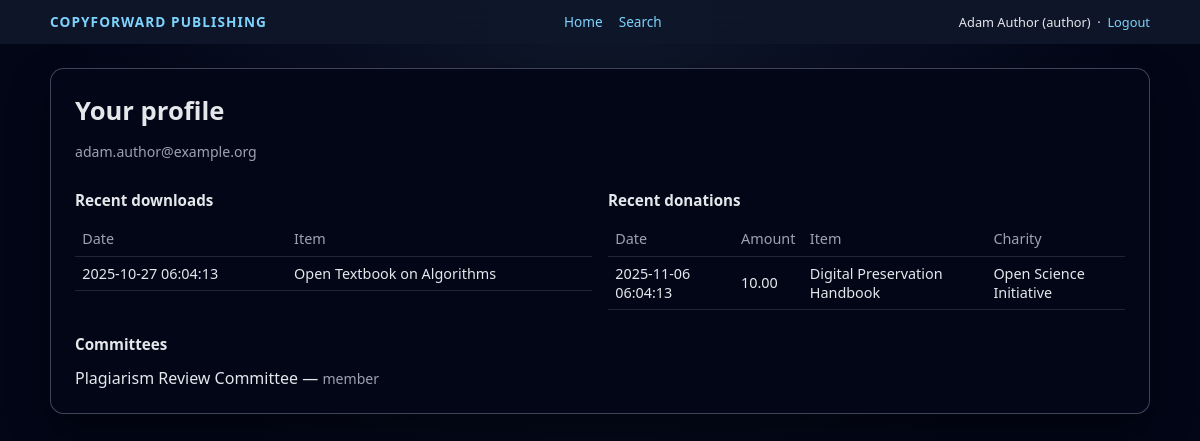
/src/member/profile.php (signed in), run on the app's committed database.
### tables this page shows
CREATE TABLE downloads (
    id             INT UNSIGNED AUTO_INCREMENT PRIMARY KEY,
    member_id      INT UNSIGNED NOT NULL,
    item_id        INT UNSIGNED NOT NULL,
    download_date  DATETIME NOT NULL DEFAULT CURRENT_TIMESTAMP,
    ip_address     VARCHAR(45) NULL,

    CONSTRAINT fk_downloads_member
        FOREIGN KEY (member_id) REFERENCES members(id)
        ON DELETE RESTRICT,
    CONSTRAINT fk_downloads_item
        FOREIGN KEY (item_id) REFERENCES items(id)
        ON DELETE RESTRICT
);

CREATE TABLE items (
    id                 INT UNSIGNED AUTO_INCREMENT PRIMARY KEY,
    author_id          INT UNSIGNED NOT NULL,    
    title              VARCHAR(255) NOT NULL,
    description        TEXT NULL,
    file_path          VARCHAR(255) NOT NULL,
    upload_date        DATETIME NOT NULL DEFAULT CURRENT_TIMESTAMP,
    status_id          TINYINT UNSIGNED NOT NULL,
    version_parent_id  INT UNSIGNED NULL,        

    CONSTRAINT fk_items_author
        FOREIGN KEY (author_id) REFERENCES authors(member_id)
        ON DELETE RESTRICT,
    CONSTRAINT fk_items_status
        FOREIGN KEY (status_id) REFERENCES item_statuses(id),
    CONSTRAINT fk_items_version_parent
        FOREIGN KEY (version_parent_id) REFERENCES items(id)
        ON DELETE SET NULL
);

CREATE TABLE donations (
    id               INT UNSIGNED AUTO_INCREMENT PRIMARY KEY,
    member_id        INT UNSIGNED NOT NULL,
    item_id          INT UNSIGNED NOT NULL,
    amount           DECIMAL(10,2) NOT NULL,
    percent_charity  DECIMAL(5,2) NOT NULL,
    percent_cfp      DECIMAL(5,2) NOT NULL,
    percent_author   DECIMAL(5,2) NOT NULL,
    charity_id       INT UNSIGNED NOT NULL,
    date             DATETIME NOT NULL DEFAULT CURRENT_TIMESTAMP,

    CONSTRAINT fk_donations_member
        FOREIGN KEY (member_id) REFERENCES members(id)
        ON DELETE RESTRICT,
    CONSTRAINT fk_donations_item
        FOREIGN KEY (item_id) REFERENCES items(id)
        ON DELETE RESTRICT,
    CONSTRAINT fk_donations_charity
        FOREIGN KEY (charity_id) REFERENCES charities(id)
        ON DELETE RESTRICT
);

CREATE TABLE charities (
    id          INT UNSIGNED AUTO_INCREMENT PRIMARY KEY,
    name        VARCHAR(255) NOT NULL,
    details     TEXT NULL,
    website     VARCHAR(255) NULL,
    created_at  DATETIME NOT NULL DEFAULT CURRENT_TIMESTAMP,
    updated_at  DATETIME NOT NULL DEFAULT CURRENT_TIMESTAMP ON UPDATE CURRENT_TIMESTAMP
);

CREATE TABLE committee_members (
    committee_id  INT UNSIGNED NOT NULL,
    member_id     INT UNSIGNED NOT NULL,
    role          VARCHAR(64) NOT NULL,         
    joined_on     DATETIME NOT NULL DEFAULT CURRENT_TIMESTAMP,

    PRIMARY KEY (committee_id, member_id),
    CONSTRAINT fk_committee_members_committee
        FOREIGN KEY (committee_id) REFERENCES committees(id)
        ON DELETE CASCADE,
    CONSTRAINT fk_committee_members_member
        FOREIGN KEY (member_id) REFERENCES members(id)
        ON DELETE CASCADE
);

CREATE TABLE committees (
    id           INT UNSIGNED AUTO_INCREMENT PRIMARY KEY,
    name         VARCHAR(255) NOT NULL,
    description  TEXT NULL,
    created_at   DATETIME NOT NULL DEFAULT CURRENT_TIMESTAMP,
    updated_at   DATETIME NOT NULL DEFAULT CURRENT_TIMESTAMP ON UPDATE CURRENT_TIMESTAMP
);

### src/includes/helpers.php (called while the page is built, shortened)
<?php
function cfp_current_user(): ?array
{
    return $_SESSION['member'] ?? null;
}
function cfp_current_role(): ?string
{
    $user = cfp_current_user();
    return $user['role_code'] ?? null;
}
function e(string $value): string
{
    return htmlspecialchars($value, ENT_QUOTES | ENT_SUBSTITUTE, 'UTF-8');
}

### src/member/profile.php (the view, shortened to what this page needs)
<?php
require_once __DIR__ . '/../includes/helpers.php';
$pdo = cfp_get_pdo();
$user = cfp_current_user();
$downloads = $pdo->prepare('
    SELECT d.download_date, i.title
    FROM downloads d
    JOIN items i ON d.item_id = i.id
    WHERE d.member_id = :mid
    ORDER BY d.download_date DESC
    LIMIT 20
');
$downloads->execute(['mid' => $user['id']]);
$downloads = $downloads->fetchAll();
$donations = $pdo->prepare('
    SELECT dn.date, dn.amount, i.title, c.name AS charity_name
    FROM donations dn
    JOIN items i ON dn.item_id = i.id
    JOIN charities c ON dn.charity_id = c.id
    WHERE dn.member_id = :mid
    ORDER BY dn.date DESC
    LIMIT 20
');
$donations->execute(['mid' => $user['id']]);
$donations = $donations->fetchAll();
$committees = $pdo->prepare('
    SELECT cm.role, ct.name
    FROM committee_members cm
    JOIN committees ct ON cm.committee_id = ct.id
    WHERE cm.member_id = :mid
');
$committees->execute(['mid' => $user['id']]);
$committees = $committees->fetchAll();
?>
<!DOCTYPE html>
<html lang="en">
<head>
    <link rel="stylesheet" href="/assets/css/main.css">
</head>
<body class="cfp-shell">
<header class="cfp-header">
    <div class="cfp-header-inner">
        <div class="cfp-logo"><a href="/index.php">CopyForward Publishing</a></div>
        <nav class="cfp-nav">
            <a href="/index.php">Home</a>
            <a href="/search.php">Search</a>
        </nav>
        <div style="font-size:0.8rem;">
            <?php echo e($user['name']); ?> (<?php echo e(cfp_current_role() ?? ''); ?>)
            &nbsp;·&nbsp;
            <a href="/logout.php">Logout</a>
        </div>
    </div>
</header>
<main class="cfp-main">
    <div class="cfp-main-inner">
        <section class="cfp-panel">
            <h1 class="cfp-h1">Your profile</h1>
            <p class="cfp-muted"><?php echo e($user['email']); ?></p>
            <div class="cfp-grid cfp-grid-2" style="margin-top:1rem;">
                <div>
                    <h2 style="font-size:0.95rem;">Recent downloads</h2>
                    <table class="cfp-table">
                        <thead>
                        <tr><th>Date</th><th>Item</th></tr>
                        </thead>
                        <tbody>
                        <?php foreach ($downloads as $d): ?>
                            <tr>
                                <td><?php echo e($d['download_date']); ?></td>
                                <td><?php echo e($d['title']); ?></td>
                            </tr>
                        <?php endforeach; ?>
                        </tbody>
                    </table>
                </div>
                <div>
                    <h2 style="font-size:0.95rem;">Recent donations</h2>
                    <table class="cfp-table">
                        <thead>
                        <tr><th>Date</th><th>Amount</th><th>Item</th><th>Charity</th></tr>
                        </thead>
                        <tbody>
                        <?php foreach ($donations as $dn): ?>
                            <tr>
                                <td><?php echo e($dn['date']); ?></td>
                                <td><?php echo e($dn['amount']); ?></td>
                                <td><?php echo e($dn['title']); ?></td>
                                <td><?php echo e($dn['charity_name']); ?></td>
                            </tr>
                        <?php endforeach; ?>
                        </tbody>
                    </table>
                </div>
            </div>
            <div style="margin-top:1.5rem;">
                <h2 style="font-size:0.95rem;">Committees</h2>
                <?php if (!$committees): ?>
                    <p class="cfp-muted">You are not currently assigned to any committees.</p>
                <?php else: ?>
                    <ul class="cfp-list">
                        <?php foreach ($committees as $c): ?>
                            <li><?php echo e($c['name']); ?> — <span class="cfp-muted"><?php echo e($c['role']); ?></span></li>
                        <?php endforeach; ?>
                    </ul>
                <?php endif; ?>
            </div>
        </section>
    </div>
</main>
</body>
</html>

### assets/css/main.css (style rules this page uses)
:root { --cfp-bg: #020617; --cfp-bg-panel: #020617; --cfp-border: rgba(148, 163, 184, 0.4); --cfp-text: #e5e7eb; --cfp-muted: #9ca3af; --cfp-accent: #38bdf8; --cfp-accent-soft: #0ea5e9; --cfp-success: #22c55e; --cfp-danger: #ef4444; }
*, *::before, *::after { box-sizing: border-box; }
body { margin: 0; font-family: system-ui, -apple-system, BlinkMacSystemFont, "Segoe UI", sans-serif; background: radial-gradient(circle at top, #0f172a, #020617 55%); color: var(--cfp-text); }
a { color: #7dd3fc; text-decoration: none; }
.cfp-shell { min-height: 100vh; display: flex; flex-direction: column; }
.cfp-header { padding: 0.75rem 1.5rem; border-bottom: 1px solid rgba(15, 23, 42, 0.9); background: rgba(15, 23, 42, 0.95); backdrop-filter: blur(14px); position: sticky; top: 0; z-index: 20; }
.cfp-header-inner { max-width: 1100px; margin: 0 auto; display: flex; align-items: center; justify-content: space-between; }
.cfp-logo { font-weight: 600; letter-spacing: 0.08em; text-transform: uppercase; font-size: 0.85rem; }
.cfp-nav { display: flex; gap: 1rem; font-size: 0.85rem; }
.cfp-main { flex: 1; padding: 1.5rem; }
.cfp-main-inner { max-width: 1100px; margin: 0 auto; }
.cfp-panel { background: var(--cfp-bg-panel); border-radius: 0.85rem; border: 1px solid var(--cfp-border); box-shadow: 0 18px 40px rgba(0, 0, 0, 0.45); padding: 1.5rem; }
.cfp-grid { display: grid; gap: 1rem; }
.cfp-grid-2 { grid-template-columns: repeat(auto-fit, minmax(240px, 1fr)); }
.cfp-h1 { margin: 0 0 0.5rem; font-size: 1.6rem; }
.cfp-muted { color: var(--cfp-muted); font-size: 0.88rem; }
.cfp-list { list-style: none; padding: 0; margin: 0.5rem 0 0; }
.cfp-table { width: 100%; border-collapse: collapse; font-size: 0.9rem; margin-top: 0.75rem; }
.cfp-table th, .cfp-table td { padding: 0.45rem; border-bottom: 1px solid rgba(148, 163, 184, 0.2); text-align: left; }
.cfp-table th { font-weight: 500; color: var(--cfp-muted); }

### data on the page
downloads: download_date "2025-10-27 06:04:13", item.title "Open Textbook on Algorithms"
donations: date "2025-11-06 06:04:13", amount "10.00", item.title "Digital Preservation Handbook", charity.name "Open Science Initiative"
committee_members: committee.name "Plagiarism Review Committee", role "member"

### other printed values
$user['name'] "Adam Author"
cfp_current_role() "author"
$user['email'] "adam.author@example.org"
